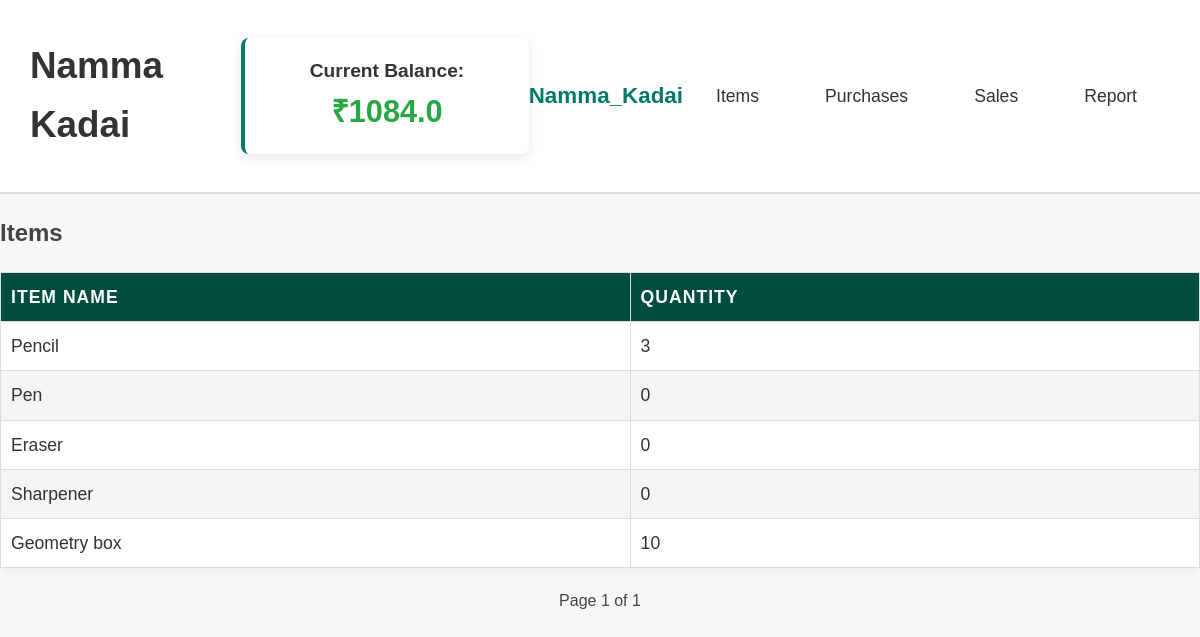
Before: / with the older database file.
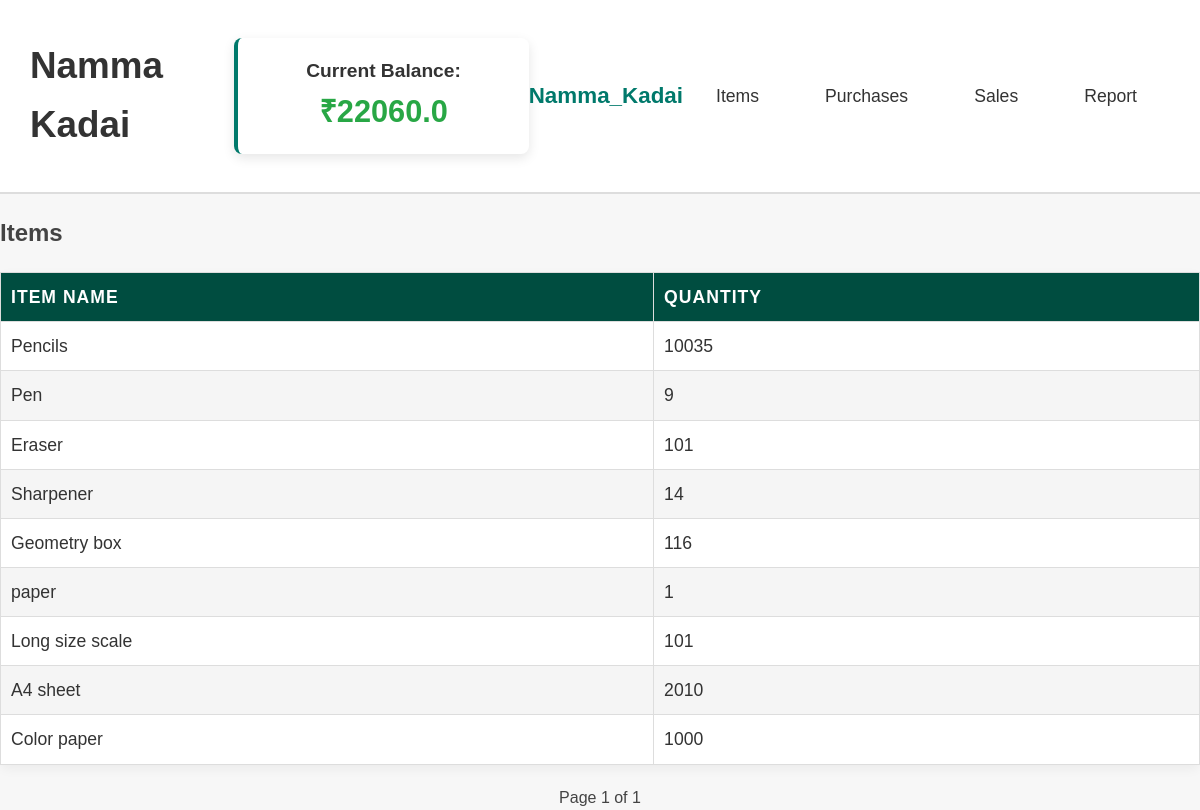
After: the same page with the newer database file.
### app.py (models this page shows)
class Company(db.Model):
    id = db.Column(db.Integer, primary_key=True)
    name = db.Column(db.String(100), nullable=False, default='Namma Kadai')
    cash_balance = db.Column(db.Float, default=1000.0)

class Item(db.Model):
    id = db.Column(db.Integer, primary_key=True)
    name = db.Column(db.String(100), nullable=False)
    price = db.Column(db.Float, nullable=False)
    qty = db.Column(db.Integer, default=0)
    purchases = relationship('Purchase', backref='item', cascade='all, delete-orphan')

### app.py (the view)
@app.route('/')
def home():
    page = request.args.get('page', 1, type=int)
    items_per_page = 10
    items_paginated = Item.query.paginate(page=page, per_page=items_per_page, error_out=False)
    return render_template(
        'home.html',
        company=Company.query.first(),
        items=items_paginated.items,  # Only the items for the current page
        items_pagination=items_paginated  # The full pagination object
    )

### app.py (called while the page is built)
@app.template_filter('non_negative')
def non_negative(value):
    return max(0, value)

### templates/home.html (shortened to what this page needs)
<!DOCTYPE html>
<html lang="en">
<head>
    <link rel="stylesheet" href="{{ url_for('static', filename='style.css') }}">
</head>
<body>
    <header>
        <div class="header-left">
            <h1>{{ company.name }}</h1>
        </div>
        <div class="balance">
            <p>Current Balance: <span>₹{{ company.cash_balance | round(2) }}</span></p>
        </div>
        <div class="namma-kadai">Namma_Kadai</div>
        <nav>
            <a href="{{ url_for('manage_items') }}">Items</a>
            <a href="{{ url_for('manage_purchase') }}">Purchases</a>
            <a href="{{ url_for('manage_sales') }}">Sales</a>
            <a href="{{ url_for('report') }}">Report</a>
        </nav>
    </header>
    <section class="history-section">
        <h2>Items</h2>
        <table>
            <thead>
                <tr>
                    <th>Item Name</th>
                    <th>Quantity</th>
                </tr>
            </thead>
            <tbody>
                {% for item in items %}
                    <tr>
                        <td>{{ item.name }}</td>
                        <td>{{ item.qty | non_negative }}</td>
                    </tr>
                {% else %}
                    <tr>
                        <td colspan="2">No items available.</td>
                    </tr>
                {% endfor %}
            </tbody>
        </table>
        <div class="pagination">
            <span>Page {{ items_pagination.page }} of {{ items_pagination.pages }}</span>
        </div>
    </section>
</body>
</html>

### static/style.css (style rules this page uses)
body { font-family: 'Poppins', sans-serif; margin: 0; padding: 0; background-color: #f7f7f7; line-height: 1.6; color: #444; }
header { background-color: #ffffff; color: #333; padding: 18px 30px; display: flex; justify-content: space-between; align-items: center; border-bottom: 2px solid #ddd; }
h1 { margin: 0; font-size: 2.3em; font-weight: 600; color: #333; }
nav { display: flex; justify-content: center; align-items: center; margin: 10px 0; }
nav a { display: inline-block; margin: 0 15px; padding: 10px 18px; color: #333; font-size: 1.1em; text-decoration: none; font-weight: 500; transition: background-color 0.3s ease, color 0.3s ease; border-radius: 5px; }
.namma-kadai { font-size: 1.4em; font-weight: 700; color: #00796b; text-align: right; }
.balance { background: #ffffff; padding: 18px 24px; border-radius: 8px; box-shadow: 0 4px 12px rgba(0, 0, 0, 0.1); max-width: 450px; margin: 20px auto; text-align: center; color: #333; border-left: 4px solid #00796b; }
.balance p { margin: 0; font-size: 1.2em; font-weight: 600; }
.balance span { font-size: 1.6em; color: #28a745; }
table { width: 100%; margin: 20px 0; border-collapse: collapse; background-color: #ffffff; border-radius: 8px; box-shadow: 0 4px 12px rgba(0, 0, 0, 0.05); }
th, td { padding: 12px 20px; text-align: left; font-size: 1.1em; color: #333; border-bottom: 1px solid #ddd; }
th { background-color: #004d40; color: white; text-transform: uppercase; letter-spacing: 1px; }
tr:nth-child(even) { background-color: #f5f5f5; }
tr:nth-child(odd) { background-color: #ffffff; }
table { width: 100%; border-collapse: collapse; margin-top: 20px; }
th, td { padding: 10px; text-align: left; border: 1px solid #ddd; }
th { background-color: #004d40; }
.pagination { margin-top: 20px; text-align: center; }
.pagination span { margin: 5px; }

Changed rows visible on the page:
changed Company "Namma Kadai": cash_balance "1084.0" → "22060.0"
changed Item: name "Pencil" → "Pencils"; qty|non_negative "3" → "10035"
changed Item "Pen": qty|non_negative "0" → "9"
changed Item "Eraser": qty|non_negative "0" → "101"
changed Item "Sharpener": qty|non_negative "0" → "14"
changed Item "Geometry box": qty|non_negative "10" → "116"
added Item: name "paper", qty|non_negative "1"
added Item: name "Long size scale", qty|non_negative "101"
added Item: name "A4 sheet", qty|non_negative "2010"
added Item: name "Color paper", qty|non_negative "1000"
